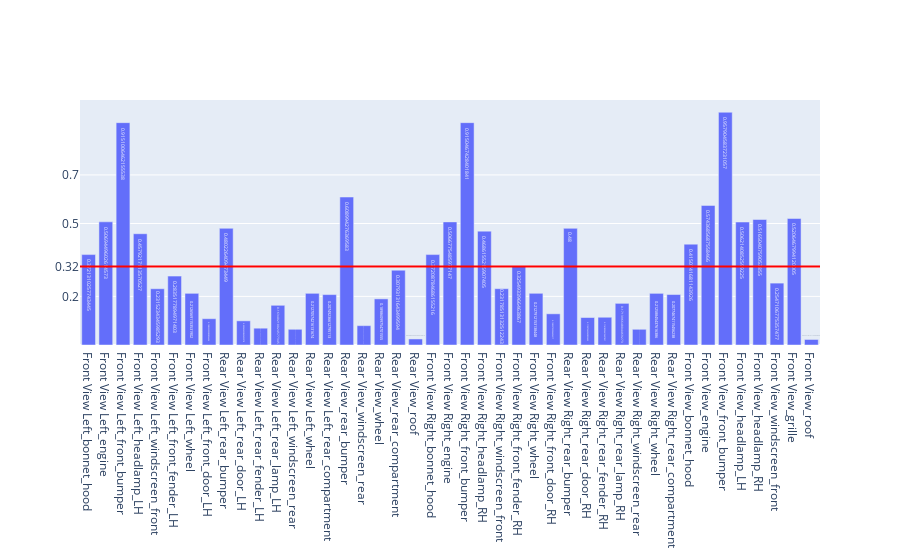

Notebook code for this chart:
### Code cell
fig = go.Figure()
fig.add_trace(go.Bar(
    x=gtKfoldBalanceDf["model"], y=gtKfoldBalanceDf["dmg_ratio"],
    text = gtKfoldBalanceDf["dmg_ratio"],

    
))
avgVal = gtKfoldBalanceDf["dmg_ratio"].mean()
fig.add_hline(y=avgVal, line_width=2, line_color="red")
    # print(avgVal)
fig.update_layout(
    yaxis = dict(
        tickmode = 'array',
        tickvals = [np.format_float_positional(avgVal, 2), 0.2, 0.5, 0.7],
    )
)
fig

### Figure 1 — Plotly figure (JSON) as saved in the notebook; plotly's stock layout.template omitted (floating-point values rounded to 4 significant figures)
{"data": [{"text": [0.3721, 0.5069, 0.9151, 0.4579, 0.2315, 0.2835, 0.2127, 0.1082, 0.4802, 0.09943, 0.06919, 0.1634, 0.06465, 0.2127, 0.2075, 0.609, 0.07964, 0.1899, 0.3079, 0.02486, 0.3721, 0.5067, 0.915, 0.4686, 0.2318, 0.3255, 0.2128, 0.1284, 0.48, 0.1131, 0.1142, 0.1714, 0.06466, 0.2126, 0.2077, 0.4151, 0.5744, 0.9579, 0.5062, 0.5165, 0.2547, 0.5206, 0.02272], "type": "bar", "x": ["Front View Left_bonnet_hood", "Front View Left_engine", "Front View Left_front_bumper", "Front View Left_headlamp_LH", "Front View Left_windscreen_front", "Front View Left_front_fender_LH", "Front View Left_wheel", "Front View Left_front_door_LH", "Rear View Left_rear_bumper", "Rear View Left_rear_door_LH", "Rear View Left_rear_fender_LH", "Rear View Left_rear_lamp_LH", "Rear View Left_windscreen_rear", "Rear View Left_wheel", "Rear View Left_rear_compartment", "Rear View_rear_bumper", "Rear View_windscreen_rear", "Rear View_wheel", "Rear View_rear_compartment", "Rear View_roof", "Front View Right_bonnet_hood", "Front View Right_engine", "Front View Right_front_bumper", "Front View Right_headlamp_RH", "Front View Right_windscreen_front", "Front View Right_front_fender_RH", "Front View Right_wheel", "Front View Right_front_door_RH", "Rear View Right_rear_bumper", "Rear View Right_rear_door_RH", "Rear View Right_rear_fender_RH", "Rear View Right_rear_lamp_RH", "Rear View Right_windscreen_rear", "Rear View Right_wheel", "Rear View Right_rear_compartment", "Front View_bonnet_hood", "Front View_engine", "Front View_front_bumper", "Front View_headlamp_LH", "Front View_headlamp_RH", "Front View_windscreen_front", "Front View_grille", "Front View_roof"], "y": [0.3721, 0.5069, 0.9151, 0.4579, 0.2315, 0.2835, 0.2127, 0.1082, 0.4802, 0.09943, 0.06919, 0.1634, 0.06465, 0.2127, 0.2075, 0.609, 0.07964, 0.1899, 0.3079, 0.02486, 0.3721, 0.5067, 0.915, 0.4686, 0.2318, 0.3255, 0.2128, 0.1284, 0.48, 0.1131, 0.1142, 0.1714, 0.06466, 0.2126, 0.2077, 0.4151, 0.5744, 0.9579, 0.5062, 0.5165, 0.2547, 0.5206, 0.02272]}], "layout": {"shapes": [{"line": {"color": "red", "width": 2}, "type": "line", "x0": 0, "x1": 1, "xref": "x domain", "y0": 0.323, "y1": 0.323, "yref": "y"}], "yaxis": {"tickmode": "array", "tickvals": ["0.32", 0.2, 0.5, 0.7]}}}
